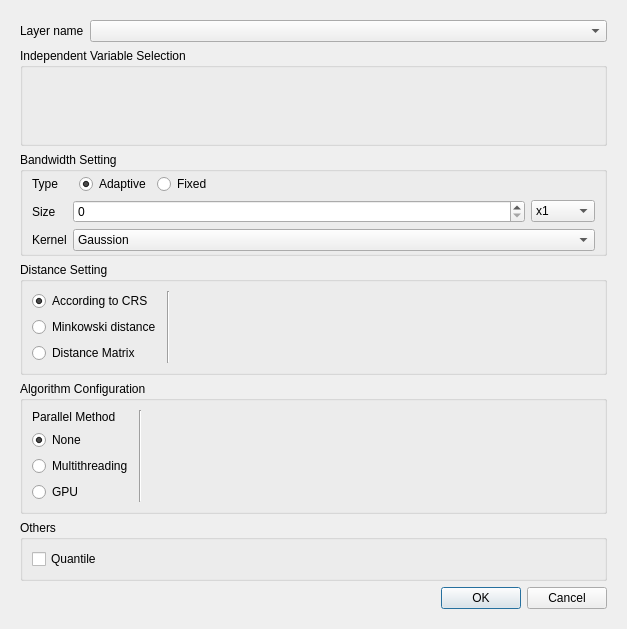
<?xml version="1.0" encoding="UTF-8"?>
<ui version="4.0">
 <class>GwmGWSSOptionsDialog</class>
 <widget class="QDialog" name="GwmGWSSOptionsDialog">
  <property name="geometry">
   <rect>
    <x>0</x>
    <y>0</y>
    <width>627</width>
    <height>629</height>
   </rect>
  </property>
  <property name="windowTitle">
   <string>GWSS Configure</string>
  </property>
  <layout class="QVBoxLayout" name="verticalLayout_3" stretch="0">
   <item>
    <widget class="QScrollArea" name="scrollArea">
     <property name="frameShape">
      <enum>QFrame::NoFrame</enum>
     </property>
     <property name="widgetResizable">
      <bool>true</bool>
     </property>
     <widget class="QWidget" name="scrollAreaWidgetContents">
      <property name="geometry">
       <rect>
        <x>0</x>
        <y>0</y>
        <width>605</width>
        <height>607</height>
       </rect>
      </property>
      <layout class="QVBoxLayout" name="verticalLayout_7">
       <item>
        <layout class="QFormLayout" name="formLayout_6">
         <item row="0" column="0">
          <widget class="QLabel" name="label">
           <property name="sizePolicy">
            <sizepolicy hsizetype="Fixed" vsizetype="Preferred">
             <horstretch>0</horstretch>
             <verstretch>0</verstretch>
            </sizepolicy>
           </property>
           <property name="text">
            <string>Layer name</string>
           </property>
          </widget>
         </item>
         <item row="0" column="1">
          <widget class="QComboBox" name="mLayerComboBox"/>
         </item>
        </layout>
       </item>
       <item>
        <widget class="QGroupBox" name="groupBox">
         <property name="title">
          <string>Independent Variable Selection</string>
         </property>
         <layout class="QVBoxLayout" name="verticalLayout_4" stretch="1">
          <item>
           <widget class="GwmIndepVarSelectorWidget" name="mIndepVarSelector" native="true"/>
          </item>
         </layout>
        </widget>
       </item>
       <item>
        <widget class="QGroupBox" name="groupBox_2">
         <property name="sizePolicy">
          <sizepolicy hsizetype="Preferred" vsizetype="Fixed">
           <horstretch>0</horstretch>
           <verstretch>0</verstretch>
          </sizepolicy>
         </property>
         <property name="title">
          <string>Bandwidth Setting</string>
         </property>
         <layout class="QFormLayout" name="formLayout">
          <property name="horizontalSpacing">
           <number>6</number>
          </property>
          <property name="verticalSpacing">
           <number>6</number>
          </property>
          <property name="topMargin">
           <number>2</number>
          </property>
          <property name="bottomMargin">
           <number>2</number>
          </property>
          <item row="0" column="0">
           <widget class="QLabel" name="label_2">
            <property name="text">
             <string>Type</string>
            </property>
           </widget>
          </item>
          <item row="0" column="1">
           <layout class="QHBoxLayout" name="horizontalLayout_6">
            <property name="leftMargin">
             <number>6</number>
            </property>
            <item>
             <widget class="QRadioButton" name="mBwTypeAdaptiveRadio">
              <property name="sizePolicy">
               <sizepolicy hsizetype="Fixed" vsizetype="Fixed">
                <horstretch>0</horstretch>
                <verstretch>0</verstretch>
               </sizepolicy>
              </property>
              <property name="text">
               <string>Adaptive</string>
              </property>
              <property name="checked">
               <bool>true</bool>
              </property>
             </widget>
            </item>
            <item>
             <widget class="QRadioButton" name="mBwTypeFixedRadio">
              <property name="sizePolicy">
               <sizepolicy hsizetype="Fixed" vsizetype="Fixed">
                <horstretch>0</horstretch>
                <verstretch>0</verstretch>
               </sizepolicy>
              </property>
              <property name="text">
               <string>Fixed</string>
              </property>
             </widget>
            </item>
            <item>
             <spacer name="horizontalSpacer">
              <property name="orientation">
               <enum>Qt::Horizontal</enum>
              </property>
              <property name="sizeHint" stdset="0">
               <size>
                <width>40</width>
                <height>20</height>
               </size>
              </property>
             </spacer>
            </item>
           </layout>
          </item>
          <item row="1" column="1">
           <widget class="QStackedWidget" name="mBwSizeSettingStack">
            <property name="currentIndex">
             <number>0</number>
            </property>
            <widget class="QWidget" name="page_4">
             <layout class="QHBoxLayout" name="horizontalLayout">
              <property name="leftMargin">
               <number>0</number>
              </property>
              <property name="topMargin">
               <number>0</number>
              </property>
              <property name="rightMargin">
               <number>0</number>
              </property>
              <property name="bottomMargin">
               <number>0</number>
              </property>
              <item>
               <widget class="QSpinBox" name="mBwSizeAdaptiveSize">
                <property name="maximum">
                 <number>105</number>
                </property>
               </widget>
              </item>
              <item>
               <widget class="QComboBox" name="mBwSizeAdaptiveUnit">
                <property name="sizePolicy">
                 <sizepolicy hsizetype="Fixed" vsizetype="Fixed">
                  <horstretch>0</horstretch>
                  <verstretch>0</verstretch>
                 </sizepolicy>
                </property>
                <item>
                 <property name="text">
                  <string>x1</string>
                 </property>
                </item>
                <item>
                 <property name="text">
                  <string>x10</string>
                 </property>
                </item>
                <item>
                 <property name="text">
                  <string>x100</string>
                 </property>
                </item>
                <item>
                 <property name="text">
                  <string>x1000</string>
                 </property>
                </item>
               </widget>
              </item>
             </layout>
            </widget>
            <widget class="QWidget" name="page_5">
             <layout class="QHBoxLayout" name="horizontalLayout_4">
              <property name="leftMargin">
               <number>0</number>
              </property>
              <property name="topMargin">
               <number>0</number>
              </property>
              <property name="rightMargin">
               <number>0</number>
              </property>
              <property name="bottomMargin">
               <number>0</number>
              </property>
              <item>
               <widget class="QDoubleSpinBox" name="mBwSizeFixedSize">
                <property name="decimals">
                 <number>12</number>
                </property>
               </widget>
              </item>
              <item>
               <widget class="QComboBox" name="mBwSizeFixedUnit">
                <property name="sizePolicy">
                 <sizepolicy hsizetype="Fixed" vsizetype="Fixed">
                  <horstretch>0</horstretch>
                  <verstretch>0</verstretch>
                 </sizepolicy>
                </property>
                <item>
                 <property name="text">
                  <string>m</string>
                 </property>
                </item>
                <item>
                 <property name="text">
                  <string>km</string>
                 </property>
                </item>
                <item>
                 <property name="text">
                  <string>mile</string>
                 </property>
                </item>
               </widget>
              </item>
             </layout>
            </widget>
           </widget>
          </item>
          <item row="2" column="0">
           <widget class="QLabel" name="label_13">
            <property name="text">
             <string>Kernel</string>
            </property>
           </widget>
          </item>
          <item row="2" column="1">
           <widget class="QComboBox" name="mBwKernelFunctionCombo">
            <item>
             <property name="text">
              <string>Gaussion</string>
             </property>
            </item>
            <item>
             <property name="text">
              <string>Exponential</string>
             </property>
            </item>
            <item>
             <property name="text">
              <string>Bisquare</string>
             </property>
            </item>
            <item>
             <property name="text">
              <string>Tricube</string>
             </property>
            </item>
            <item>
             <property name="text">
              <string>Boxcar</string>
             </property>
            </item>
           </widget>
          </item>
          <item row="1" column="0">
           <widget class="QLabel" name="label_3">
            <property name="text">
             <string>Size</string>
            </property>
           </widget>
          </item>
         </layout>
        </widget>
       </item>
       <item>
        <widget class="QGroupBox" name="groupBox_3">
         <property name="sizePolicy">
          <sizepolicy hsizetype="Preferred" vsizetype="Preferred">
           <horstretch>0</horstretch>
           <verstretch>0</verstretch>
          </sizepolicy>
         </property>
         <property name="title">
          <string>Distance Setting</string>
         </property>
         <layout class="QHBoxLayout" name="horizontalLayout_2">
          <item>
           <layout class="QVBoxLayout" name="verticalLayout_2">
            <item>
             <widget class="QRadioButton" name="mDistTypeCRSRadio">
              <property name="text">
               <string>According to CRS</string>
              </property>
              <property name="checked">
               <bool>true</bool>
              </property>
             </widget>
            </item>
            <item>
             <widget class="QRadioButton" name="mDistTypeMinkowskiRadio">
              <property name="text">
               <string>Minkowski distance</string>
              </property>
             </widget>
            </item>
            <item>
             <widget class="QRadioButton" name="mDistTypeDmatRadio">
              <property name="text">
               <string>Distance Matrix</string>
              </property>
             </widget>
            </item>
           </layout>
          </item>
          <item>
           <widget class="Line" name="line">
            <property name="orientation">
             <enum>Qt::Vertical</enum>
            </property>
           </widget>
          </item>
          <item>
           <widget class="QStackedWidget" name="mDistParamSettingStack">
            <property name="currentIndex">
             <number>0</number>
            </property>
            <widget class="QWidget" name="mCRSDistPage"/>
            <widget class="QWidget" name="mMinkowskiDistPage">
             <layout class="QFormLayout" name="formLayout_2">
              <property name="leftMargin">
               <number>0</number>
              </property>
              <property name="topMargin">
               <number>0</number>
              </property>
              <property name="rightMargin">
               <number>0</number>
              </property>
              <property name="bottomMargin">
               <number>0</number>
              </property>
              <item row="0" column="0">
               <widget class="QLabel" name="label_4">
                <property name="sizePolicy">
                 <sizepolicy hsizetype="Preferred" vsizetype="Preferred">
                  <horstretch>0</horstretch>
                  <verstretch>0</verstretch>
                 </sizepolicy>
                </property>
                <property name="text">
                 <string>Rotation parameter</string>
                </property>
                <property name="alignment">
                 <set>Qt::AlignLeading|Qt::AlignLeft|Qt::AlignVCenter</set>
                </property>
               </widget>
              </item>
              <item row="0" column="1">
               <layout class="QFormLayout" name="formLayout_5">
                <property name="horizontalSpacing">
                 <number>6</number>
                </property>
                <property name="verticalSpacing">
                 <number>2</number>
                </property>
                <item row="0" column="0">
                 <widget class="QLabel" name="label_5">
                  <property name="text">
                   <string>theta</string>
                  </property>
                 </widget>
                </item>
                <item row="1" column="0">
                 <widget class="QLabel" name="label_6">
                  <property name="text">
                   <string>p</string>
                  </property>
                 </widget>
                </item>
                <item row="0" column="1">
                 <widget class="QDoubleSpinBox" name="mThetaValue"/>
                </item>
                <item row="1" column="1">
                 <widget class="QDoubleSpinBox" name="mPValue">
                  <property name="minimum">
                   <double>-1.000000000000000</double>
                  </property>
                 </widget>
                </item>
               </layout>
              </item>
             </layout>
            </widget>
            <widget class="QWidget" name="mDistMatrixDistPage">
             <layout class="QGridLayout" name="gridLayout">
              <property name="leftMargin">
               <number>0</number>
              </property>
              <property name="topMargin">
               <number>0</number>
              </property>
              <property name="rightMargin">
               <number>0</number>
              </property>
              <property name="bottomMargin">
               <number>0</number>
              </property>
              <item row="1" column="0">
               <widget class="QLineEdit" name="mDistMatrixFileNameEdit"/>
              </item>
              <item row="1" column="1">
               <widget class="QToolButton" name="mDistMatrixFileOpenBtn">
                <property name="text">
                 <string>...</string>
                </property>
               </widget>
              </item>
              <item row="0" column="0">
               <widget class="QLabel" name="label_14">
                <property name="text">
                 <string>Select a distance matrix file</string>
                </property>
               </widget>
              </item>
              <item row="2" column="0">
               <spacer name="verticalSpacer">
                <property name="orientation">
                 <enum>Qt::Vertical</enum>
                </property>
                <property name="sizeHint" stdset="0">
                 <size>
                  <width>20</width>
                  <height>5</height>
                 </size>
                </property>
               </spacer>
              </item>
             </layout>
            </widget>
           </widget>
          </item>
         </layout>
        </widget>
       </item>
       <item>
        <widget class="QGroupBox" name="mCalcParallelGroup">
         <property name="sizePolicy">
          <sizepolicy hsizetype="Preferred" vsizetype="Preferred">
           <horstretch>0</horstretch>
           <verstretch>0</verstretch>
          </sizepolicy>
         </property>
         <property name="title">
          <string>Algorithm Configuration</string>
         </property>
         <layout class="QHBoxLayout" name="horizontalLayout_3">
          <item>
           <layout class="QVBoxLayout" name="verticalLayout_5">
            <item>
             <widget class="QLabel" name="label_7">
              <property name="text">
               <string>Parallel Method</string>
              </property>
             </widget>
            </item>
            <item>
             <widget class="QRadioButton" name="mCalcParallelNoneRadio">
              <property name="sizePolicy">
               <sizepolicy hsizetype="Fixed" vsizetype="Fixed">
                <horstretch>0</horstretch>
                <verstretch>0</verstretch>
               </sizepolicy>
              </property>
              <property name="text">
               <string>None</string>
              </property>
              <property name="checked">
               <bool>true</bool>
              </property>
             </widget>
            </item>
            <item>
             <widget class="QRadioButton" name="mCalcParallelMultithreadRadio">
              <property name="sizePolicy">
               <sizepolicy hsizetype="Fixed" vsizetype="Fixed">
                <horstretch>0</horstretch>
                <verstretch>0</verstretch>
               </sizepolicy>
              </property>
              <property name="text">
               <string>Multithreading</string>
              </property>
             </widget>
            </item>
            <item>
             <widget class="QRadioButton" name="mCalcParallelGPURadio">
              <property name="sizePolicy">
               <sizepolicy hsizetype="Fixed" vsizetype="Fixed">
                <horstretch>0</horstretch>
                <verstretch>0</verstretch>
               </sizepolicy>
              </property>
              <property name="text">
               <string>GPU</string>
              </property>
             </widget>
            </item>
           </layout>
          </item>
          <item>
           <widget class="Line" name="line_2">
            <property name="orientation">
             <enum>Qt::Vertical</enum>
            </property>
           </widget>
          </item>
          <item>
           <widget class="QStackedWidget" name="stackedWidget">
            <property name="currentIndex">
             <number>0</number>
            </property>
            <widget class="QWidget" name="page">
             <layout class="QVBoxLayout" name="verticalLayout">
              <property name="topMargin">
               <number>0</number>
              </property>
              <property name="bottomMargin">
               <number>0</number>
              </property>
             </layout>
            </widget>
            <widget class="QWidget" name="page_3">
             <layout class="QFormLayout" name="formLayout_3">
              <property name="leftMargin">
               <number>9</number>
              </property>
              <property name="topMargin">
               <number>0</number>
              </property>
              <property name="rightMargin">
               <number>9</number>
              </property>
              <property name="bottomMargin">
               <number>0</number>
              </property>
              <item row="0" column="0">
               <widget class="QLabel" name="label_9">
                <property name="text">
                 <string>Threads</string>
                </property>
               </widget>
              </item>
              <item row="0" column="1">
               <widget class="QSpinBox" name="mThreadNum">
                <property name="maximum">
                 <number>8</number>
                </property>
               </widget>
              </item>
             </layout>
            </widget>
            <widget class="QWidget" name="page_2">
             <layout class="QFormLayout" name="formLayout_4">
              <property name="topMargin">
               <number>0</number>
              </property>
              <property name="bottomMargin">
               <number>0</number>
              </property>
              <item row="0" column="0">
               <widget class="QLabel" name="label_8">
                <property name="text">
                 <string>Batch Size</string>
                </property>
               </widget>
              </item>
              <item row="0" column="1">
               <widget class="QSpinBox" name="mSampleGroupSize">
                <property name="maximum">
                 <number>4096</number>
                </property>
               </widget>
              </item>
             </layout>
            </widget>
           </widget>
          </item>
         </layout>
        </widget>
       </item>
       <item>
        <widget class="QGroupBox" name="groupBox_4">
         <property name="title">
          <string>Others</string>
         </property>
         <layout class="QVBoxLayout" name="verticalLayout_6">
          <item>
           <widget class="QCheckBox" name="mQuantileCheckBox">
            <property name="text">
             <string>Quantile</string>
            </property>
           </widget>
          </item>
         </layout>
        </widget>
       </item>
       <item>
        <layout class="QHBoxLayout" name="horizontalLayout_5">
         <item>
          <widget class="QLabel" name="mCheckMessage">
           <property name="sizePolicy">
            <sizepolicy hsizetype="Expanding" vsizetype="Preferred">
             <horstretch>0</horstretch>
             <verstretch>0</verstretch>
            </sizepolicy>
           </property>
           <property name="text">
            <string/>
           </property>
          </widget>
         </item>
         <item>
          <widget class="QDialogButtonBox" name="btbOkCancle">
           <property name="sizePolicy">
            <sizepolicy hsizetype="Fixed" vsizetype="Fixed">
             <horstretch>0</horstretch>
             <verstretch>0</verstretch>
            </sizepolicy>
           </property>
           <property name="orientation">
            <enum>Qt::Horizontal</enum>
           </property>
           <property name="standardButtons">
            <set>QDialogButtonBox::Cancel|QDialogButtonBox::Ok</set>
           </property>
          </widget>
         </item>
        </layout>
       </item>
      </layout>
     </widget>
    </widget>
   </item>
  </layout>
 </widget>
 <customwidgets>
  <customwidget>
   <class>GwmIndepVarSelectorWidget</class>
   <extends>QWidget</extends>
   <header>gwmindepvarselectorwidget.h</header>
   <container>1</container>
  </customwidget>
 </customwidgets>
 <resources/>
 <connections>
  <connection>
   <sender>btbOkCancle</sender>
   <signal>accepted()</signal>
   <receiver>GwmGWSSOptionsDialog</receiver>
   <slot>accept()</slot>
   <hints>
    <hint type="sourcelabel">
     <x>248</x>
     <y>254</y>
    </hint>
    <hint type="destinationlabel">
     <x>157</x>
     <y>274</y>
    </hint>
   </hints>
  </connection>
  <connection>
   <sender>btbOkCancle</sender>
   <signal>rejected()</signal>
   <receiver>GwmGWSSOptionsDialog</receiver>
   <slot>reject()</slot>
   <hints>
    <hint type="sourcelabel">
     <x>316</x>
     <y>260</y>
    </hint>
    <hint type="destinationlabel">
     <x>286</x>
     <y>274</y>
    </hint>
   </hints>
  </connection>
 </connections>
</ui>
